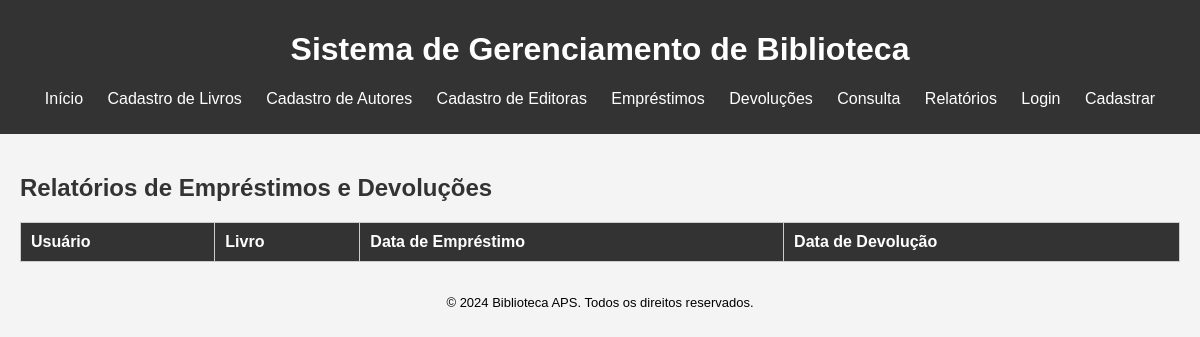
Page /relatorios on the earlier database version.
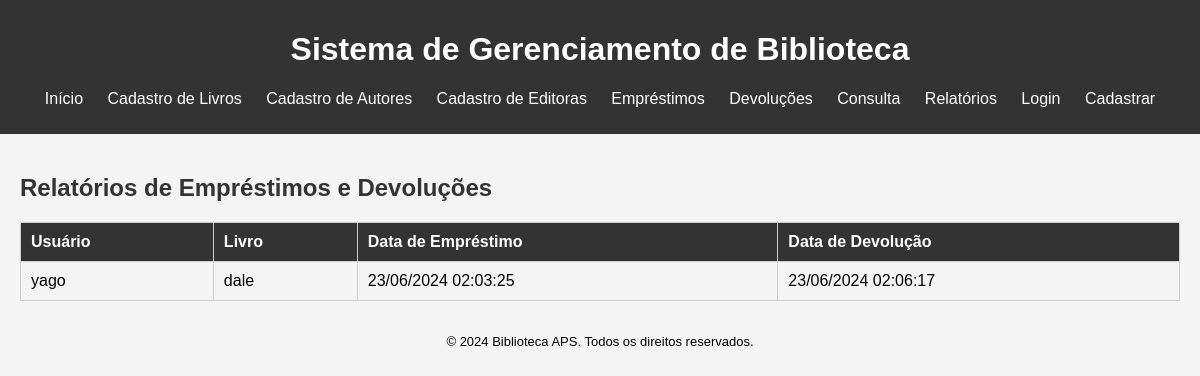
Same page on the later database version.
### models.py (models this page shows, shortened)
class Emprestimo(db.Model):
    id = db.Column(db.Integer, primary_key=True)
    usuario_id = db.Column(db.Integer, db.ForeignKey('usuario.id'), nullable=False)
    livro_id = db.Column(db.Integer, db.ForeignKey('livro.id'), nullable=False)
    data_emprestimo = db.Column(db.DateTime, nullable=False)
    data_devolucao = db.Column(db.DateTime, nullable=True)
    usuario = db.relationship('Usuario', backref=db.backref('emprestimos', lazy=True))
    livro = db.relationship('Livro', backref=db.backref('emprestimos', lazy=True))

class Usuario(db.Model):
    id = db.Column(db.Integer, primary_key=True)
    nome = db.Column(db.String(100), nullable=False)
    email = db.Column(db.String(100), nullable=False, unique=True)
    senha_hash = db.Column(db.String(100), nullable=False)
    @property
    def senha(self):
        raise AttributeError('A senha não é um atributo legível.')

class Livro(db.Model):
    id = db.Column(db.Integer, primary_key=True)
    titulo = db.Column(db.String(100), nullable=False)
    autor_id = db.Column(db.Integer, db.ForeignKey('autor.id'), nullable=False)
    editora_id = db.Column(db.Integer, db.ForeignKey('editora.id'), nullable=False)
    ano_publicacao = db.Column(db.Integer, nullable=False)
    status = db.Column(db.String(10), nullable=False)
    autor = db.relationship('Autor', backref=db.backref('livros', lazy=True))
    editora = db.relationship('Editora', backref=db.backref('livros', lazy=True))

### app.py (the view)
@app.route('/relatorios')
def relatorios():
    emprestimos = Emprestimo.query.all()
    return render_template('relatorios.html', emprestimos=emprestimos)

### templates/relatorios.html
{% extends 'base.html' %}
{% block content %}
<h2>Relatórios de Empréstimos e Devoluções</h2>
<table>
    <thead>
        <tr>
            <th>Usuário</th>
            <th>Livro</th>
            <th>Data de Empréstimo</th>
            <th>Data de Devolução</th>
        </tr>
    </thead>
    <tbody>
        {% for emprestimo in emprestimos %}
        <tr>
            <td>{{ emprestimo.usuario.nome }}</td>
            <td>{{ emprestimo.livro.titulo }}</td>
            <td>{{ emprestimo.data_emprestimo.strftime('%d/%m/%Y %H:%M:%S') }}</td>
            <td>{% if emprestimo.data_devolucao %}{{ emprestimo.data_devolucao.strftime('%d/%m/%Y %H:%M:%S') }}{% else %}Ainda não devolvido{% endif %}</td>
        </tr>
        {% endfor %}
    </tbody>
</table>
{% endblock %}

Differences in the rows shown:
added Emprestimo: usuario.nome "yago", livro.titulo "dale", data_emprestimo "23/06/2024 02:03:25", data_devolucao "23/06/2024 02:06:17"
